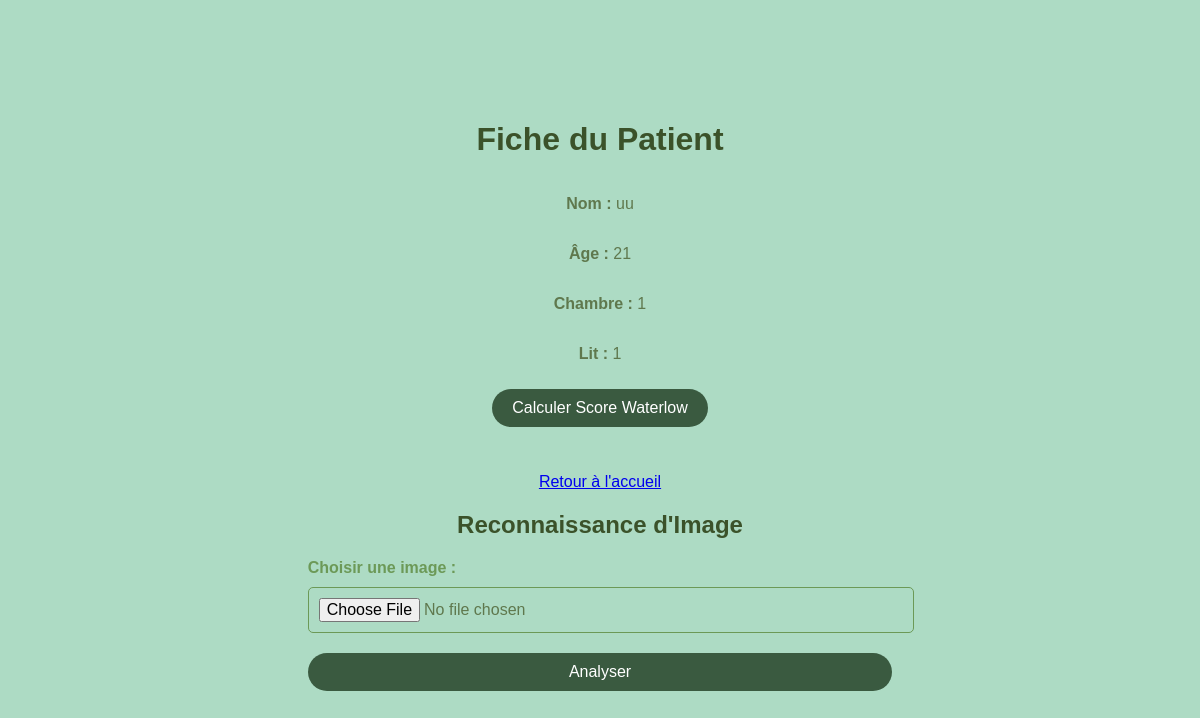
/fiche_patient/2, run on the app's committed database.
### models.py (models this page shows)
class Patient(db.Model):
    __tablename__ = 'patients'
    id = db.Column(db.Integer, primary_key=True)
    nom = db.Column(db.String(100), nullable=False)
    age = db.Column(db.Integer, nullable=False)
    chambre = db.Column(db.String(50), nullable=False)
    lit = db.Column(db.String(50), nullable=False)
    email = db.Column(db.String(100), nullable=True)
    image_path = db.Column(db.String(200), nullable=True)
    score_waterlow = db.Column(db.Integer, nullable=True)
    resultat = db.Column(db.String(200), nullable=True)
    timestamp = db.Column(db.DateTime, default=datetime.utcnow)
    notifications_enabled = db.Column(db.Boolean, default=False)
    analyses = db.relationship('Analyse', back_populates='patient', cascade='all, delete')
    user_id = db.Column(db.Integer, db.ForeignKey('users.id', ondelete='CASCADE'), nullable=False)
    user = db.relationship('User', back_populates='patients')

### app.py (the view)
@app.route('/fiche_patient/<int:patient_id>')
def fiche_patient(patient_id):
    patient = Patient.query.get_or_404(patient_id)
    analyses = Analyse.query.filter_by(patient_id=patient_id).order_by(Analyse.timestamp.desc()).all()
    return render_template('fiche_patient.html', patient=patient, analyses=analyses)

### templates/fiche_patient.html (shortened to what this page needs)
<!DOCTYPE html>
<html lang="fr">
<head>
    <link rel="stylesheet" href="{{ url_for('static', filename='style.css') }}">
</head>
<body>
    <h1>Fiche du Patient</h1>
    <p><strong>Nom :</strong> {{ patient.nom }}</p>
    <p><strong>Âge :</strong> {{ patient.age }}</p>
    <p><strong>Chambre :</strong> {{ patient.chambre }}</p>
    <p><strong>Lit :</strong> {{ patient.lit }}</p>
    <a href="{{ url_for('waterlow_score', patient_id=patient.id) }}">
        <button>Calculer Score Waterlow</button>
    </a>
    <br><br>
    <a href="{{ url_for('index') }}">Retour à l'accueil</a>
    <h2>Reconnaissance d'Image</h2>
    <form method="POST" action="{{ url_for('reconnaissance_image', patient_id=patient.id) }}" enctype="multipart/form-data">        <label for="image">Choisir une image :</label>
        <input type="file" id="image" name="image" accept="image/*" required>
        <button type="submit">Analyser</button>
    </form>
</body>
</html>

### static/style.css (style rules this page uses)
body { background-color: #addbc4; font-family: Arial, sans-serif; color: #5f784d; margin: 0; padding: 0; display: flex; flex-direction: column; align-items: center; justify-content: center; min-height: 100vh; }
h1, h2 { color: #3b522a; }
label { color: #6c9957; font-weight: bold; }
input, select { width: 100%; padding: 10px; margin: 10px 0; border: 1px solid #6c9957; border-radius: 5px; font-size: 16px; }
button { background-color: #3A5A40; color: white; padding: 10px 20px; border: none; border-radius: 20px; cursor: pointer; font-size: 16px; margin: 10px 0; width: 100%; }

### data on the page
Patient: nom "uu", age "21", chambre "1", lit "1"
